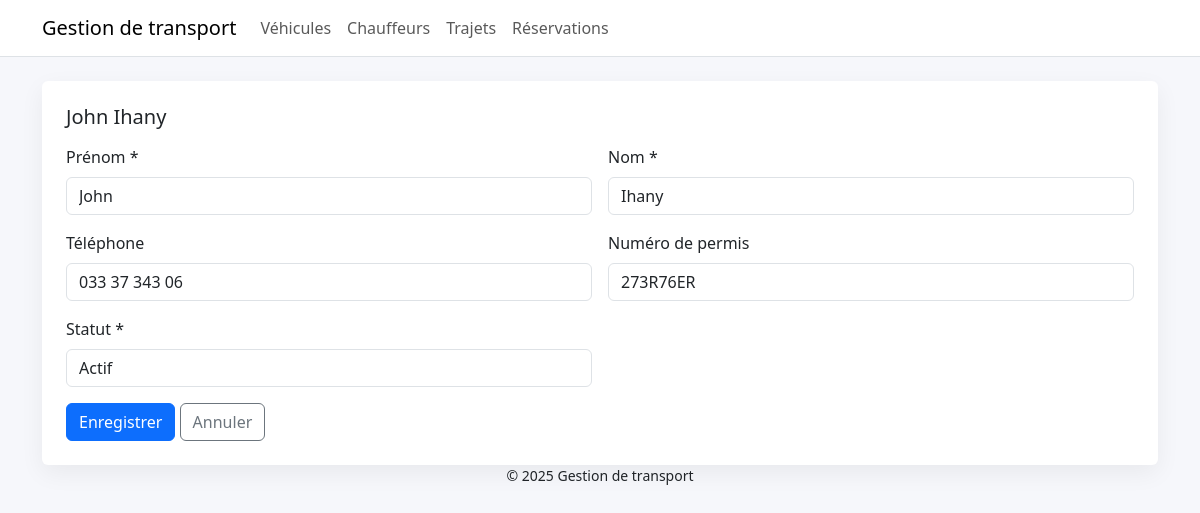
The app's page /chauffeurs/3/modifier/ with its own data.
### transport/models.py (models this page shows)
class Horodatage(models.Model):
    date_creation = models.DateTimeField(auto_now_add=True)
    date_mise_a_jour = models.DateTimeField(auto_now=True)
    class Meta:
        abstract = True

class Chauffeur(Horodatage):
    STATUTS = [
        ('actif', 'Actif'),
        ('inactif', 'Inactif'),
    ]
    prenom = models.CharField(max_length=50)
    nom = models.CharField(max_length=50)
    telephone = models.CharField(max_length=30, blank=True)
    numero_permis = models.CharField(max_length=50, blank=True)
    statut = models.CharField(max_length=20, choices=STATUTS, default='actif')
    def __str__(self):
        return f"{self.prenom} {self.nom}"

### transport/views.py (the view, shortened to what this page needs)
# urls.py: path('chauffeurs/<int:pk>/modifier/', views.ChauffeurMiseAJourVue.as_view(), name='chauffeur_modifier'),
class ChauffeurMiseAJourVue(UpdateView):
    model = Chauffeur
    form_class = ChauffeurFormulaire
    template_name = 'transport/chauffeur_formulaire.html'
    success_url = reverse_lazy('chauffeur_liste')

### transport/forms.py
class ChauffeurFormulaire(FormulaireBootstrap):
    class Meta:
        model = Chauffeur
        fields = ['prenom', 'nom', 'telephone', 'numero_permis', 'statut']
        labels = {
            'prenom': 'Prénom',
            'nom': 'Nom',
            'telephone': 'Téléphone',
            'numero_permis': 'Numéro de permis',
            'statut': 'Statut',
        }

### transport/templates/transport/chauffeur_formulaire.html (shortened to what this page needs)
{% extends 'base.html' %}
{% block content %}
<div class="card carte p-4">
  <h2 class="h5 mb-3">{{ object|default_if_none:"Nouveau chauffeur" }}</h2>
  <form method="post">{% csrf_token %}
    <div class="row g-3">
      {% for champ in form %}
      <div class="col-md-6">
        <label class="form-label">{{ champ.label }}{% if champ.field.required %} *{% endif %}</label>
        {{ champ }}
      </div>
      {% endfor %}
    </div>
    <div class="mt-3">
      <button class="btn btn-primary">Enregistrer</button>
      <a href="{% url 'chauffeur_liste' %}" class="btn btn-outline-secondary">Annuler</a>
    </div>
  </form>
</div>
{% endblock %}

### transport/templates/base.html (style rules this page uses)
body { background:#f6f7fb; }
.carte { border:none; box-shadow: 0 8px 24px rgba(0,0,0,.06); }

### records on screen
Chauffeur: prenom+nom "John Ihany", form "John" "Ihany" "033 37 343 06" "273R76ER" "Actif"

### other values on screen
{{ champ.label }} "Prénom" "Nom" "Téléphone" "Numéro de permis" "Statut"
